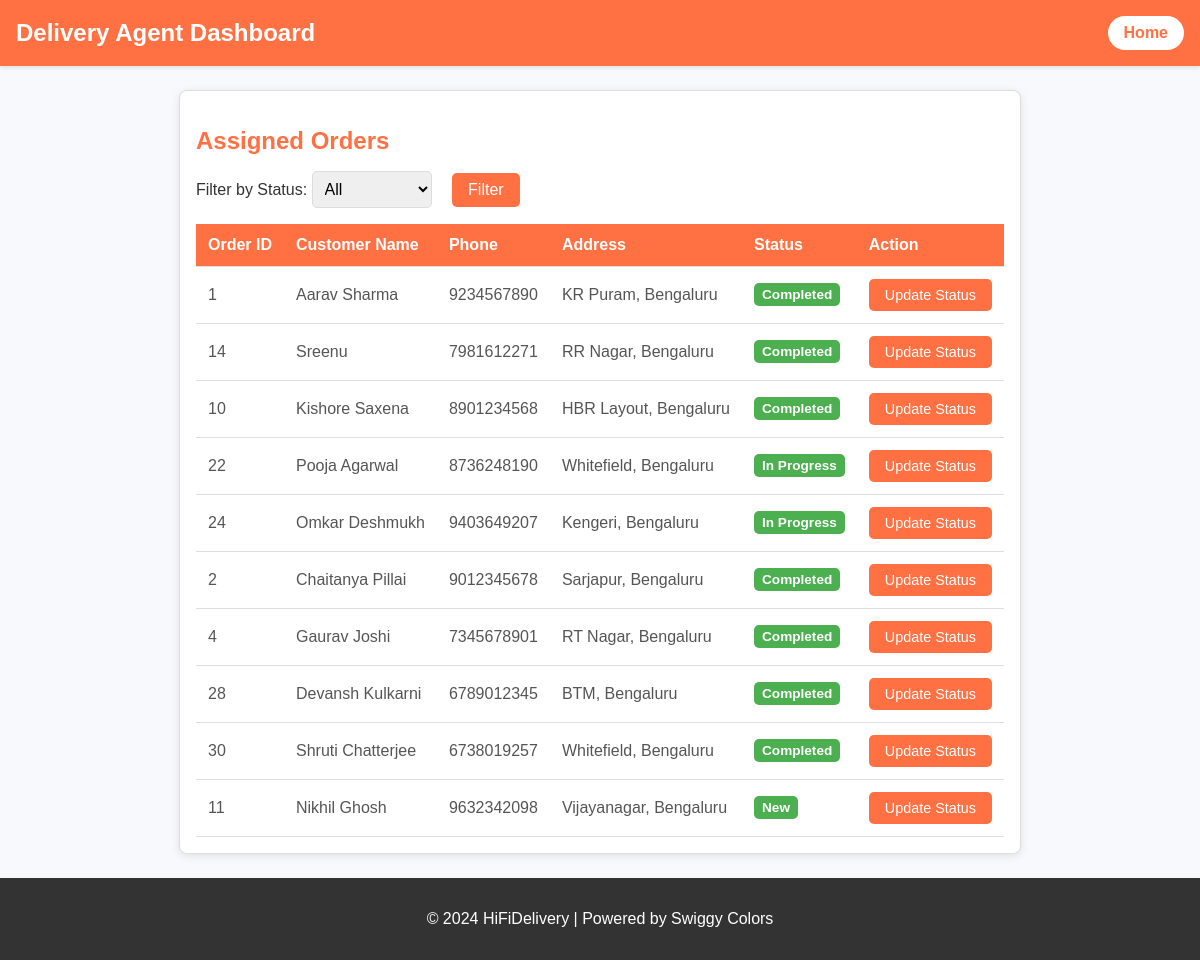
Page /view_orders (signed in) on the committed database.
### tables this page shows
CREATE TABLE "users" (
	"id"	INTEGER,
	"username"	TEXT NOT NULL UNIQUE,
	"email"	TEXT NOT NULL UNIQUE,
	"password"	TEXT NOT NULL,
	"role"	TEXT NOT NULL,
	"location"	TEXT,
	"contact"	TEXT,
	"approved"	INTEGER NOT NULL DEFAULT 0,
	PRIMARY KEY("id" AUTOINCREMENT)
);

### mergedapp.py (the view)
@app.route('/view_orders')
def view_orders():
    delivery_agent_id = session['user_id']
    if not delivery_agent_id:
        return "Error: Delivery Agent ID is required", 400
    orders = get_assigned_orders(delivery_agent_id)
    if not orders:
        return "No orders found", 404
    return render_template('deliverystatus.html', orders=orders)

### mergedapp.py (called while the page is built)
def get_assigned_orders(delivery_agent_id):
    try:
        conn = sqlite3.connect(DATABASE)
        cursor = conn.cursor()
        cursor.execute("""
            SELECT DISTINCT o.orderId, o.customerName, u.contact AS phone, u.location AS address, a.status, a.action, a.deliveryAgentId
            FROM Orders_Analysis o
            JOIN assignedOrders a ON o.orderId = a.orderId
            JOIN users u ON a.customerName = u.username
            WHERE a.deliveryAgentId = ?;
        """, (delivery_agent_id,))
        orders = cursor.fetchall()
        conn.close()
        print(orders)  # Debugging purpose
        return orders
    except sqlite3.Error as e:
        print(f"An error occurred: {e}")
        return []

### templates/deliverystatus.html (shortened to what this page needs)
<!DOCTYPE html>
<html lang="en">
<head>
</head>
<body>
  <header>
    <h1>Delivery Agent Dashboard</h1>
    <a href="{{ url_for('delivery') }}" class="home-btn">Home</a>
  </header>
  <main>
    <section class="orders">
      <h2>Assigned Orders</h2>
      <div class="filter-container">
        <form method="get" action="{{ url_for('status')}}">
          <label for="status">Filter by Status:</label>
          <select name="status" id="status">
            <option value="" {% if not request.args.get('status') %}selected{% endif %}>All</option>
          </select>
          <button type="submit">Filter</button>
        </form>
      </div>
      <table>
        <thead>
          <tr>
            <th>Order ID</th>
            <th>Customer Name</th>
            <th>Phone</th>
            <th>Address</th>
            <th>Status</th>
            <th>Action</th>
          </tr>
        </thead>
        <tbody>
          {% if orders %}
            {% for order in orders %}
              <tr>
                <td data-order-id="{{ order[0] }}">{{ order[0] }}</td>
                <td>{{ order[1] }}</td>
                <td>{{ order[2] }}</td>
                <td>{{ order[3] }}</td>
                <td>
                  <span class="status-badge {% if order[4] == 'Pending' %}status-pending{% elif order[4] == 'Picked Up' %}status-picked-up{% else %}status-delivered{% endif %}">
                    {{ order[4] }}
                  </span>
                </td>
                <td>
                  <button onclick="updateStatus({{ order[0] | tojson }})">Update Status</button>
                </td>
              </tr>
            {% endfor %}
          {% else %}
            <tr><td colspan="6">No orders to display.</td></tr>
          {% endif %}
        </tbody>
      </table>
    </section>
  </main>
  <footer>
    <p>© 2024 HiFiDelivery | Powered by Swiggy Colors</p>
  </footer>
</body>
</html>

### templates/deliverystatus.html (style rules this page uses)
body { font-family: Arial, sans-serif; margin: 0; padding: 0; display: flex; flex-direction: column; min-height: 100vh; background-color: #f7f9fc; color: #333; }
header { background-color: #ff7043; color: white; padding: 1rem; display: flex; justify-content: space-between; align-items: center; box-shadow: 0 2px 4px rgba(0, 0, 0, 0.1); }
header h1 { margin: 0; font-size: 1.5rem; }
header .home-btn { background-color: white; color: #ff7043; border: none; padding: 0.5rem 1rem; border-radius: 20px; cursor: pointer; font-size: 1rem; text-decoration: none; font-weight: bold; transition: background-color 0.3s, color 0.3s; }
main { flex: 1; padding: 1.5rem; max-width: 1200px; margin: 0 auto; }
.orders { border: 1px solid #ddd; border-radius: 8px; padding: 1rem; background-color: white; box-shadow: 0 2px 8px rgba(0, 0, 0, 0.1); }
.orders h2 { color: #ff7043; font-size: 1.5rem; margin-bottom: 1rem; }
table { width: 100%; border-collapse: collapse; margin-top: 1rem; }
th, td { padding: 0.75rem; text-align: left; border-bottom: 1px solid #ddd; }
th { background-color: #ff7043; color: white; }
td { color: #555; }
button { background-color: #ff7043; color: white; border: none; padding: 0.5rem 1rem; border-radius: 5px; cursor: pointer; font-size: 0.9rem; transition: background-color 0.3s; }
.status-badge { display: inline-block; padding: 0.25rem 0.5rem; border-radius: 5px; font-size: 0.85rem; font-weight: bold; }
.status-delivered { background-color: #4caf50; color: white; }
footer { background-color: #333; color: white; text-align: center; padding: 1rem; margin-top: auto; }
.filter-container { margin-bottom: 1rem; display: flex; align-items: center; justify-content: space-between; }
.filter-container select { padding: 0.5rem; border-radius: 5px; border: 1px solid #ddd; font-size: 1rem; }
.filter-container button { margin-left: 1rem; background-color: #ff7043; color: white; border: none; padding: 0.5rem 1rem; border-radius: 5px; cursor: pointer; font-size: 1rem; transition: background-color 0.3s; }

### rows in the picture
users: order "1", username "Aarav Sharma", contact "9234567890", location "KR Puram, Bengaluru", order "Completed"

### other values in the picture
{{ order[0] }} "14" "10" "22" "24" "2" "4" "28" "30" "11"
{{ order[1] }} "Sreenu" "Kishore Saxena" "Pooja Agarwal" "Omkar Deshmukh" "Chaitanya Pillai" "Gaurav Joshi" "Devansh Kulkarni" "Shruti Chatterjee" "Nikhil Ghosh"
{{ order[2] }} "7981612271" "8901234568" "8736248190" "9403649207" "9012345678" "7345678901" "6789012345" "6738019257" "9632342098"
{{ order[3] }} "RR Nagar, Bengaluru" "HBR Layout, Bengaluru" "Whitefield, Bengaluru" "Kengeri, Bengaluru" "Sarjapur, Bengaluru" "RT Nagar, Bengaluru" "BTM, Bengaluru" "Whitefield, Bengaluru" "Vijayanagar, Bengaluru"
{{ order[4] }} "Completed" "Completed" "In Progress" "In Progress" "Completed" "Completed" "Completed" "Completed" "New"
